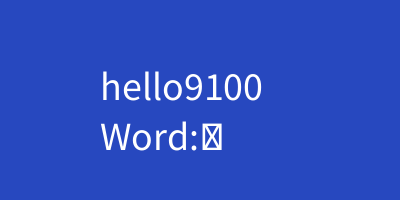
Frame 1 (no input)
Frame 60 (the mouse pressed at the canvas centre just before this capture): identical to frame 1, image omitted
Frame 120 (the mouse held since frame 60 and released just before this capture): identical to frame 1, image omitted

The Processing sketch that drew this single still picture (run headless with seeded random() and noise(); from frame 60 on, the mouse is pressed at the canvas centre):

// Processing sketch: week17_2
// ── week17_2.pde
//week17-2
void setup(){//設定只做一次
  size(400,200);
  textSize(40);
}
String line="hello";//字串
char c='9';
void draw(){//每秒60次
  background(#2748BF);
  text( line+c+100, 100, 100);//可以將字串line畫出來
  text("Word:"+key,100,150);//也可把字串畫出來
}//在這裡我們發現，字串的+ 其實是越接越長的!!
// key 會對應你最後按下的鍵盤的鍵(字母、數、符號)
